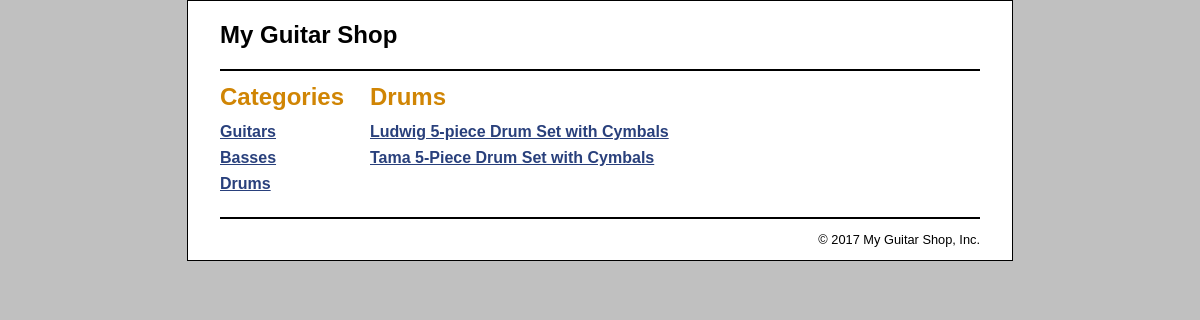
The page /product_catalog/index.php?category_id=3 on the database its author committed.
### tables this page shows
CREATE TABLE `categories` (
  `categoryID` int(11) NOT NULL,
  `categoryName` varchar(255) NOT NULL
);

CREATE TABLE `products` (
  `productID` int(11) NOT NULL,
  `categoryID` int(11) NOT NULL,
  `productCode` varchar(10) NOT NULL,
  `productName` varchar(255) NOT NULL,
  `listPrice` decimal(10,2) NOT NULL
);

### model/category_db.php (called while the page is built, shortened)
<?php
function get_categories() {
    global $db;
    $query = 'SELECT * FROM categories
              ORDER BY categoryID';
    $statement = $db->prepare($query);
    $statement->execute();
    return $statement;
}
function get_category_name($category_id) {
    global $db;
    $query = 'SELECT * FROM categories
              WHERE categoryID = :category_id';
    $statement = $db->prepare($query);
    $statement->bindValue(':category_id', $category_id);
    $statement->execute();
    $category = $statement->fetch();
    $category_name = $category['categoryName'];
    return $category_name;
}
?>

### model/product_db.php (called while the page is built, shortened)
<?php
function get_products_by_category($category_id) {
    global $db;
    $query = 'SELECT * FROM products
              WHERE products.categoryID = :category_id
              ORDER BY productID';
    $statement = $db->prepare($query);
    $statement->bindValue(":category_id", $category_id);
    $statement->execute();
    $products = $statement->fetchAll();
    return $products;
}
?>

### product_catalog/product_list.php (the view)
<?php include '../view/header.php'; ?>
<main>
    <aside>
        <h1>Categories</h1>
        <nav>
        <ul>
            <?php foreach($categories as $category) : ?>
            <li>
                <a href="?category_id=<?php echo $category['categoryID']; ?>">
                    <?php echo $category['categoryName']; ?>
                </a>
            </li>
            <?php endforeach; ?>
        </ul>
        </nav>
    </aside>
    <section>
        <h1><?php echo $category_name; ?></h1>
        <nav>
        <ul>
            <?php foreach ($products as $product) : ?>
            <li>
                <a href="?action=view_product&amp;product_id=<?php
                          echo $product['productID']; ?>">
                    <?php echo $product['productName']; ?>
                </a>
            </li>
            <?php endforeach; ?>
        </ul>
        </nav>
    </section>
</main>
<?php include '../view/footer.php'; ?>

### main.css (style rules this page uses)
html { background-color: rgb(192, 192, 192); }
body { font-family: Arial, Helvetica, sans-serif; width: 760px; margin: 0 auto; padding: 0 2em; background-color: white; border: 1px solid black; }
aside { float: left; width: 150px; }
section { float: left; width: 500px; }
h1 { font-size: 150%; margin: .5em 0; }
h1, h2 { color: rgb(208, 133, 4); }
ul { list-style-type: none; margin: 0; padding-left: 0; padding-bottom: 1em; }
li { padding-bottom: 0.5em; }
a { color: rgb(41, 64, 124); font-weight: bold; }

### rows shown on the page
categories: categoryName "Guitars"
categories: categoryName "Basses"
categories: categoryName "Drums"
products: productName "Ludwig 5-piece Drum Set with Cymbals"
products: productName "Tama 5-Piece Drum Set with Cymbals"
